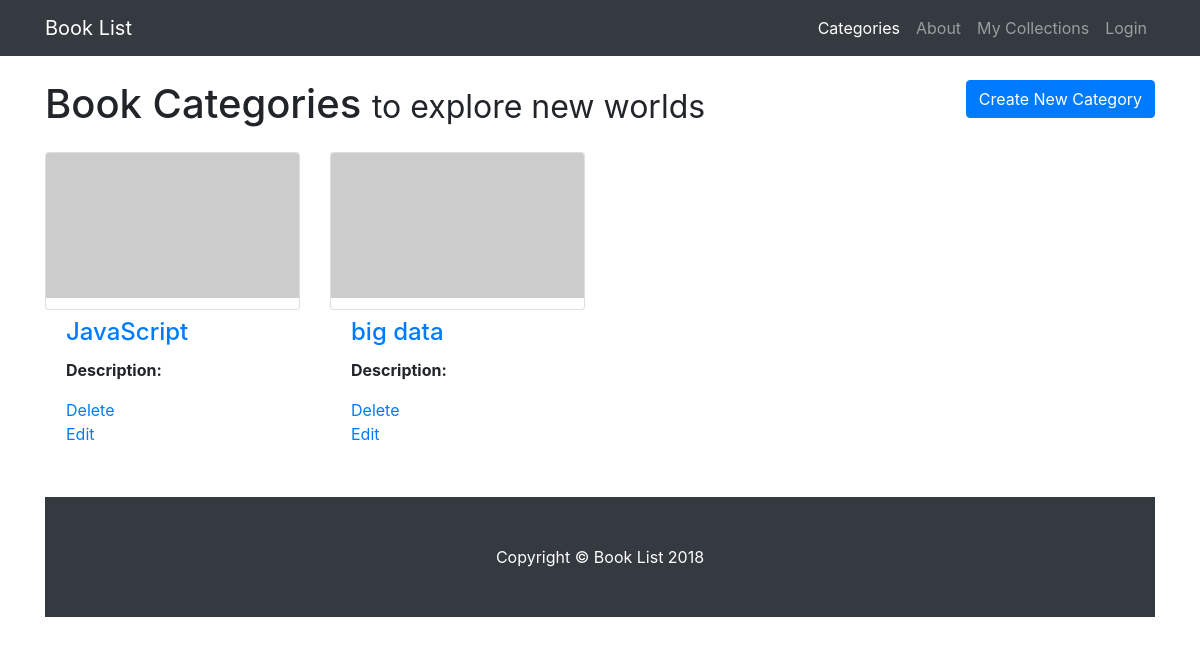
Page /category on the earlier database version.
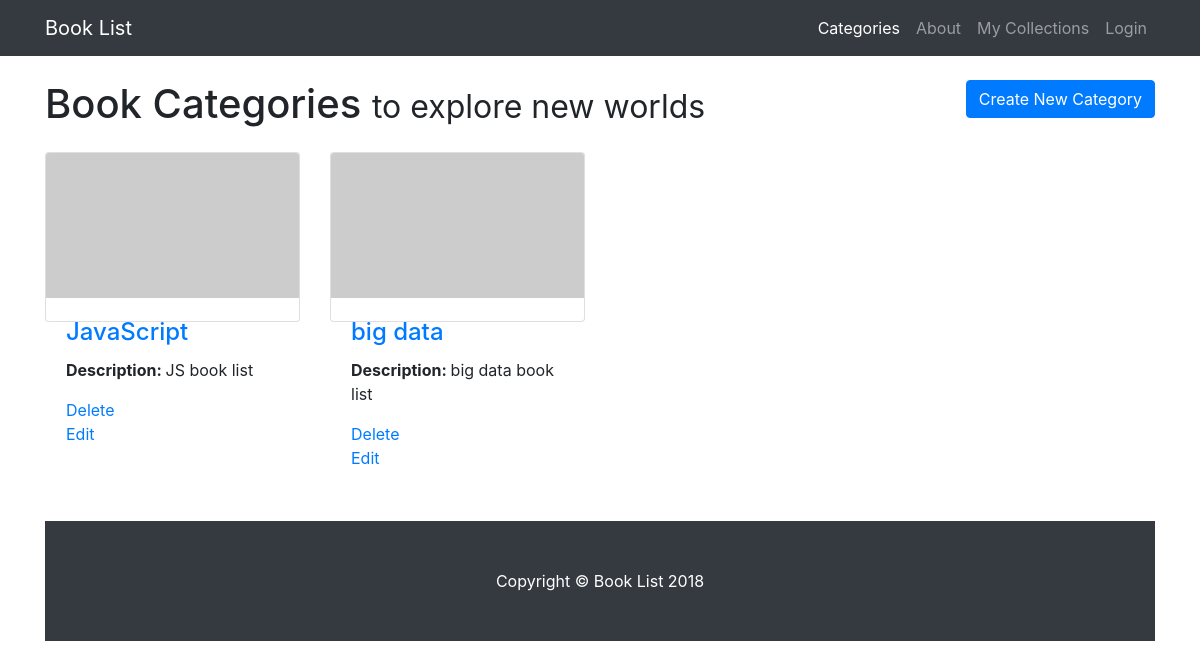
Same page on the later database version.
### database_setup.py (models this page shows, shortened)
class Category(Base):
    __tablename__ = 'category'
    id = Column(Integer, primary_key=True)
    name = Column(String(250), nullable=False)
    desc = Column(String(400))

### project.py (the view)
@app.route('/')
@app.route('/category')
def categories():
    categories = session.query(Category).order_by(Category.name).all()
    return render_template('categories.html', categories=categories)

### templates/categories.html
{% extends "main.html" %}
{% block content %}
    {% include "header.html" %}
      <div class="container">
        <h1 class="my-4">Book Categories
          <small>to explore new worlds</small>
          <a class="btn btn-primary" href="{{url_for('newCategory')}}" role="button" style="float: right;">Create New Category</a>
        </h1>
        <div class="row">
            {% for category in categories %}
                <div class="col-lg-3 col-md-4 col-sm-6 portfolio-item">
                    <div class="card h-50">
                    <a href="#"><img class="card-img-top" src="http://placehold.it/700x400" alt=""></a>
                    <div class="card-body">
                        <h4 class="card-title">
                        <a href="{{url_for('categoryBooks', category_id=category.id)}}">{{category.name}}</a>
                        </h4>
                        <p class="card-text"><b>Description: </b>{% if category.desc %}{{category.desc[:100]}}{% endif %}</p>
                        <a href="{{url_for('deleteCategory', category_id=category.id)}}">Delete</a>
                        <br>
                        <a href="{{url_for('editCategory', category_id=category.id)}}">Edit</a>
                    </div>
                    </div>
                </div>
            {% endfor %}
        </div>
{% endblock %}

### templates/main.html (shortened to what this page needs)
<html>
    <head>
        <link rel="stylesheet" href="https://stackpath.bootstrapcdn.com/bootstrap/4.1.3/css/bootstrap.min.css">
        <link href="{{url_for('static', filename='4-col-portfolio.css')}}" rel="stylesheet" type="text/css">
    </head>
    <body>
        {% block content %}
        {% endblock %}
        <footer class="py-5 bg-dark">
            <div class="container">
            <p class="m-0 text-center text-white">Copyright &copy; Book List 2018</p>
            </div>
        </footer>
    </body>
</html>

### templates/header.html (shortened to what this page needs)
    <nav class="navbar navbar-expand-lg navbar-dark bg-dark fixed-top">
      <div class="container">
        <a class="navbar-brand" href="{{url_for('categories')}}">Book List</a>
        <div class="collapse navbar-collapse" id="navbarResponsive">
          <ul class="navbar-nav ml-auto">
            <li class="nav-item active">
              <a class="nav-link" href="{{url_for('categories')}}">Categories
              </a>
            </li>
            <li class="nav-item">
              <a class="nav-link" href="#">About</a>
            </li>
            <li class="nav-item">
              <a class="nav-link" href="#">My Collections</a>
            </li>
            <li class="nav-item">
              <a class="nav-link" href="#">Login</a>
            </li>
          </ul>
        </div>
      </div>
    </nav>

### static/4-col-portfolio.css (style rules this page uses)
body { padding-top: 54px; }
@media (min-width: 992px) { body { padding-top: 56px; } }
.portfolio-item { margin-bottom: 30px; }

Differences in the rows shown:
changed Category "JavaScript": desc (not shown) → "JS book list"
changed Category "big data": desc (not shown) → "big data book list"
